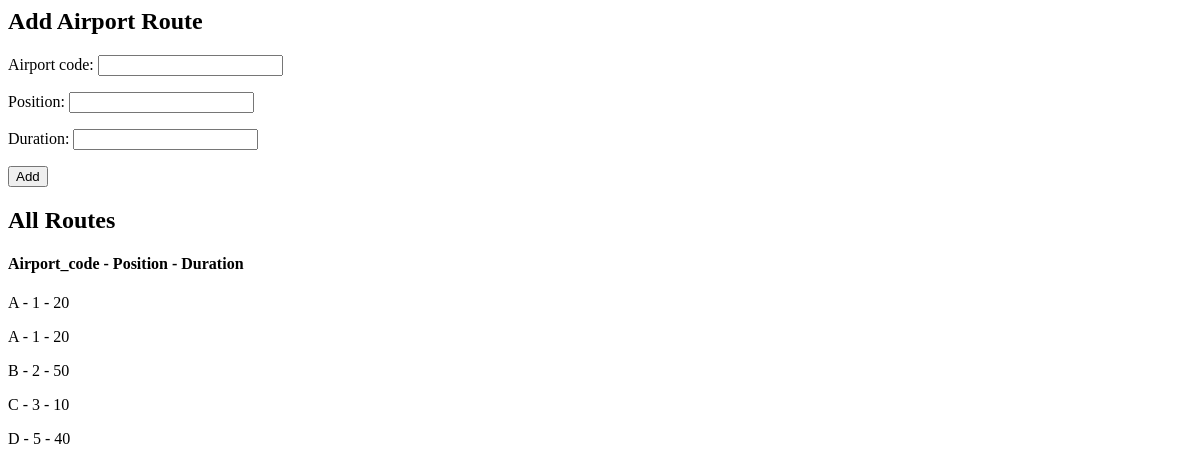
Before: / with the older database file.
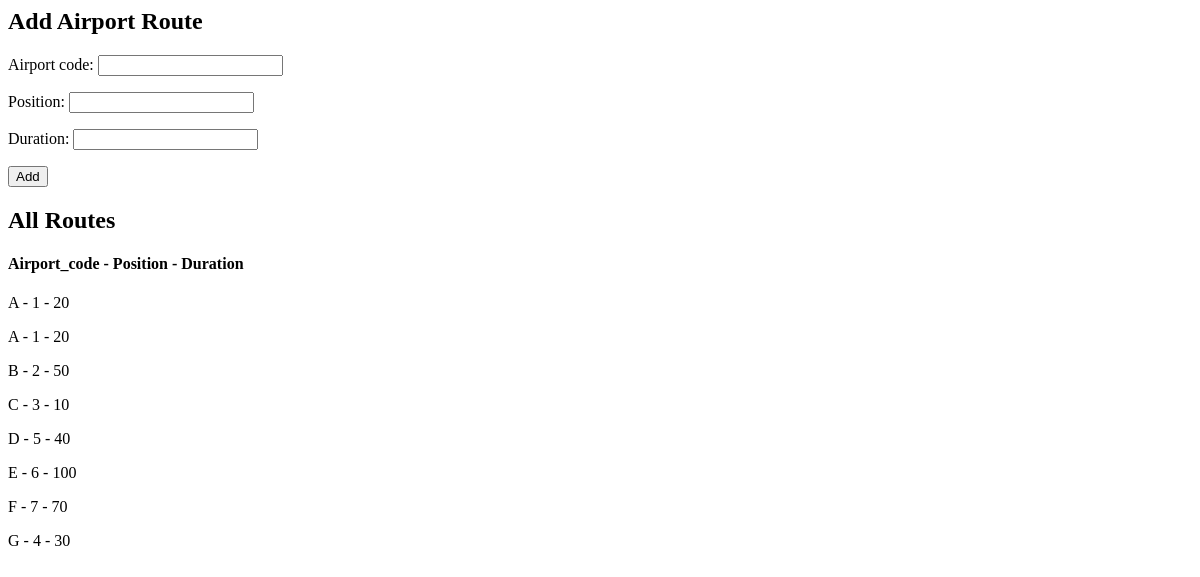
After: the same page with the newer database file.
### airport/models.py (models this page shows, shortened)
class AirportRoute(models.Model):
    airport_code = models.CharField(max_length=10)
    position = models.IntegerField()
    duration = models.IntegerField()

### airport/views.py (the view)
# urls.py: path('', views.add_route, name='add_route'),  #frontpage shows add_route
def add_route(request):
    if request.method == "POST":
        form = AirportRouteForm(request.POST)    #import form skeleton from form
        if form.is_valid():  #check valid
            form.save()
            return redirect('add_route')  # redirected to again add route
    else:
        form = AirportRouteForm()
    route=list(AirportRoute.objects.all().order_by('airport_code'))
    return render(request, 'routes/add_route.html', {'form': form, 'route':route})  #pass the form value add_route.html

### airport/form.py
class AirportRouteForm(forms.ModelForm):
    class Meta:
        model = AirportRoute
        fields = ['airport_code', 'position', 'duration']

### airport/templates/routes/add_route.html (shortened to what this page needs)
<h2>Add Airport Route</h2>
<form method="POST">
  {{ form.as_p }}
  <button type="submit">Add</button>
</form>
{% if route %}
<h2>All Routes</h2>
 <h4> Airport_code - Position - Duration</h4>
{% for r in route %}
  <p>{{ r.airport_code }} - {{r.position}} - {{ r.duration }}</p>
  {% endfor %}
{% endif %}

Changed rows visible on the page:
added AirportRoute: airport_code "E", position "6", duration "100"
added AirportRoute: airport_code "F", position "7", duration "70"
added AirportRoute: airport_code "G", position "4", duration "30"
